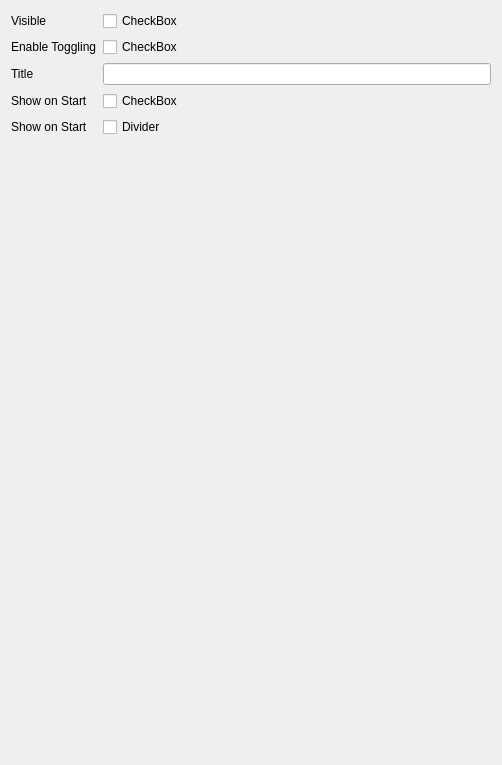
             <widget class="QWidget" name="page_7">
              <property name="geometry">
               <rect>
                <x>0</x>
                <y>0</y>
                <width>502</width>
                <height>765</height>
               </rect>
              </property>
              <attribute name="label">
               <string>Panel3</string>
              </attribute>
              <layout class="QFormLayout" name="formLayout_6">
               <item row="0" column="0">
                <widget class="QLabel" name="label_38">
                 <property name="text">
                  <string>Visible</string>
                 </property>
                </widget>
               </item>
               <item row="0" column="1">
                <widget class="AnimatedCheck" name="builder__panel3__visible">
                 <property name="text">
                  <string>CheckBox</string>
                 </property>
                </widget>
               </item>
               <item row="1" column="0">
                <widget class="QLabel" name="label_35">
                 <property name="text">
                  <string>Enable Toggling</string>
                 </property>
                </widget>
               </item>
               <item row="1" column="1">
                <widget class="AnimatedCheck" name="builder__panel3__toggle">
                 <property name="text">
                  <string>CheckBox</string>
                 </property>
                </widget>
               </item>
               <item row="2" column="0">
                <widget class="QLabel" name="label_37">
                 <property name="text">
                  <string>Title</string>
                 </property>
                </widget>
               </item>
               <item row="2" column="1">
                <widget class="QLineEdit" name="builder__panel3__title"/>
               </item>
               <item row="3" column="0">
                <widget class="QLabel" name="label_33">
                 <property name="text">
                  <string>Show on Start</string>
                 </property>
                </widget>
               </item>
               <item row="3" column="1">
                <widget class="AnimatedCheck" name="builder__panel3__show_onstart">
                 <property name="text">
                  <string>CheckBox</string>
                 </property>
                </widget>
               </item>
               <item row="4" column="0">
                <widget class="QLabel" name="label_39">
                 <property name="text">
                  <string>Show on Start</string>
                 </property>
                </widget>
               </item>
               <item row="4" column="1">
                <widget class="AnimatedCheck" name="builder__panel3__divider">
                 <property name="text">
                  <string>Divider</string>
                 </property>
                </widget>
               </item>
              </layout>
             </widget>
